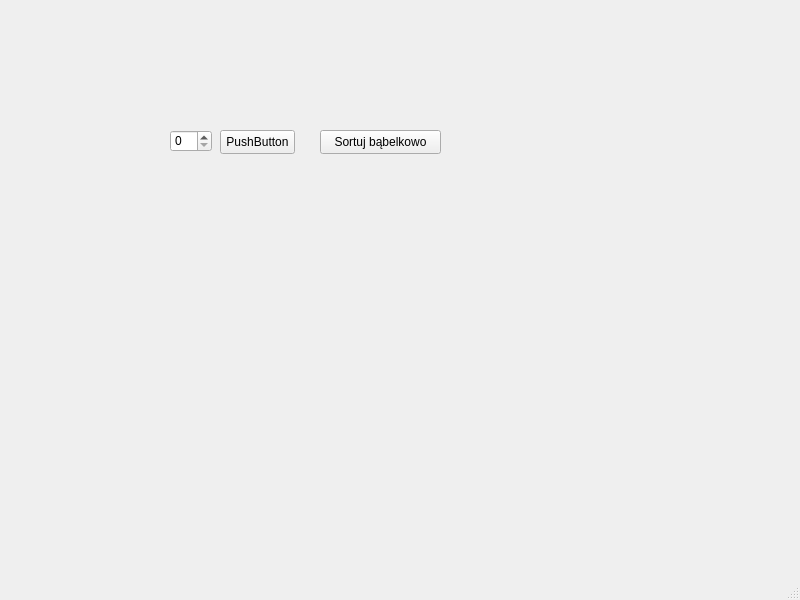
<?xml version="1.0" encoding="UTF-8"?>
<ui version="4.0">
 <class>MainWindow</class>
 <widget class="QMainWindow" name="MainWindow">
  <property name="geometry">
   <rect>
    <x>0</x>
    <y>0</y>
    <width>800</width>
    <height>600</height>
   </rect>
  </property>
  <property name="windowTitle">
   <string>MainWindow</string>
  </property>
  <widget class="QWidget" name="centralwidget">
   <widget class="QSpinBox" name="spinBox">
    <property name="geometry">
     <rect>
      <x>170</x>
      <y>130</y>
      <width>42</width>
      <height>22</height>
     </rect>
    </property>
   </widget>
   <widget class="QPushButton" name="pushButton">
    <property name="geometry">
     <rect>
      <x>220</x>
      <y>130</y>
      <width>75</width>
      <height>24</height>
     </rect>
    </property>
    <property name="text">
     <string>PushButton</string>
    </property>
   </widget>
   <widget class="QPushButton" name="pushButton_2">
    <property name="geometry">
     <rect>
      <x>320</x>
      <y>130</y>
      <width>121</width>
      <height>24</height>
     </rect>
    </property>
    <property name="text">
     <string>Sortuj bąbelkowo</string>
    </property>
   </widget>
  </widget>
  <widget class="QMenuBar" name="menubar">
   <property name="geometry">
    <rect>
     <x>0</x>
     <y>0</y>
     <width>800</width>
     <height>22</height>
    </rect>
   </property>
  </widget>
  <widget class="QStatusBar" name="statusbar"/>
 </widget>
 <resources/>
 <connections/>
</ui>
